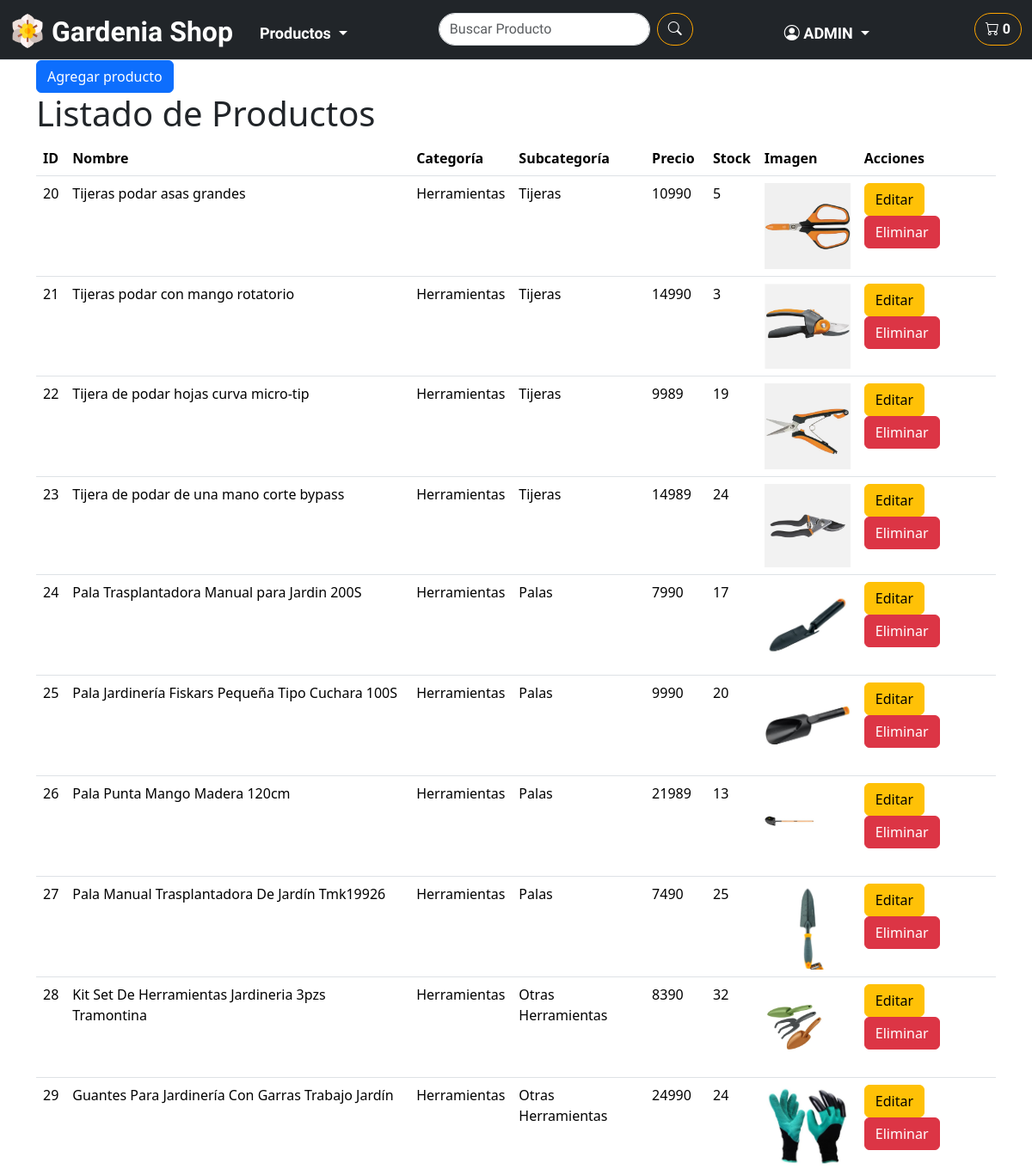
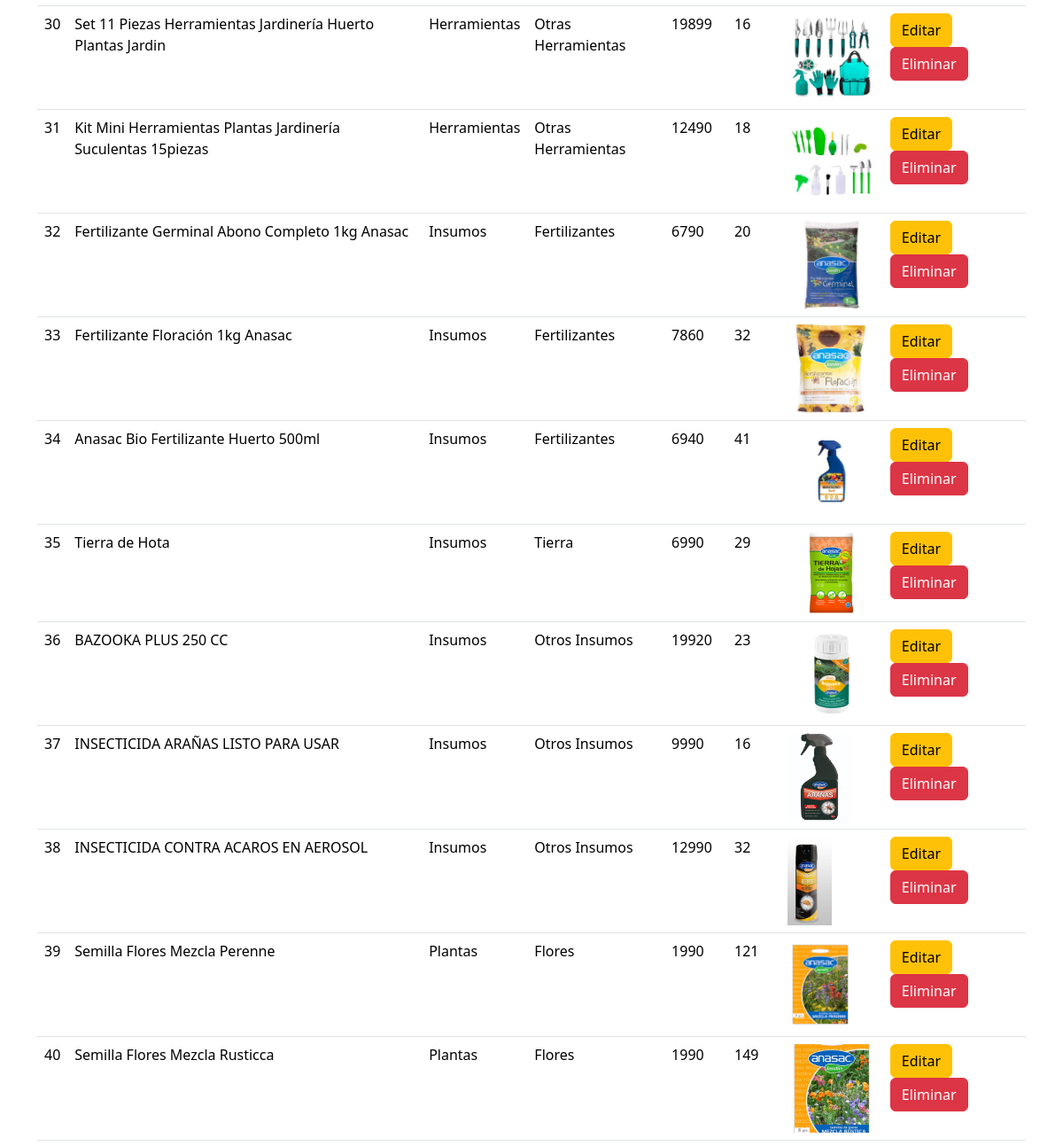
Before: /shopWeb/admin/productos/ (signed in, upper part) with the older database file (2 pictures, top to bottom).
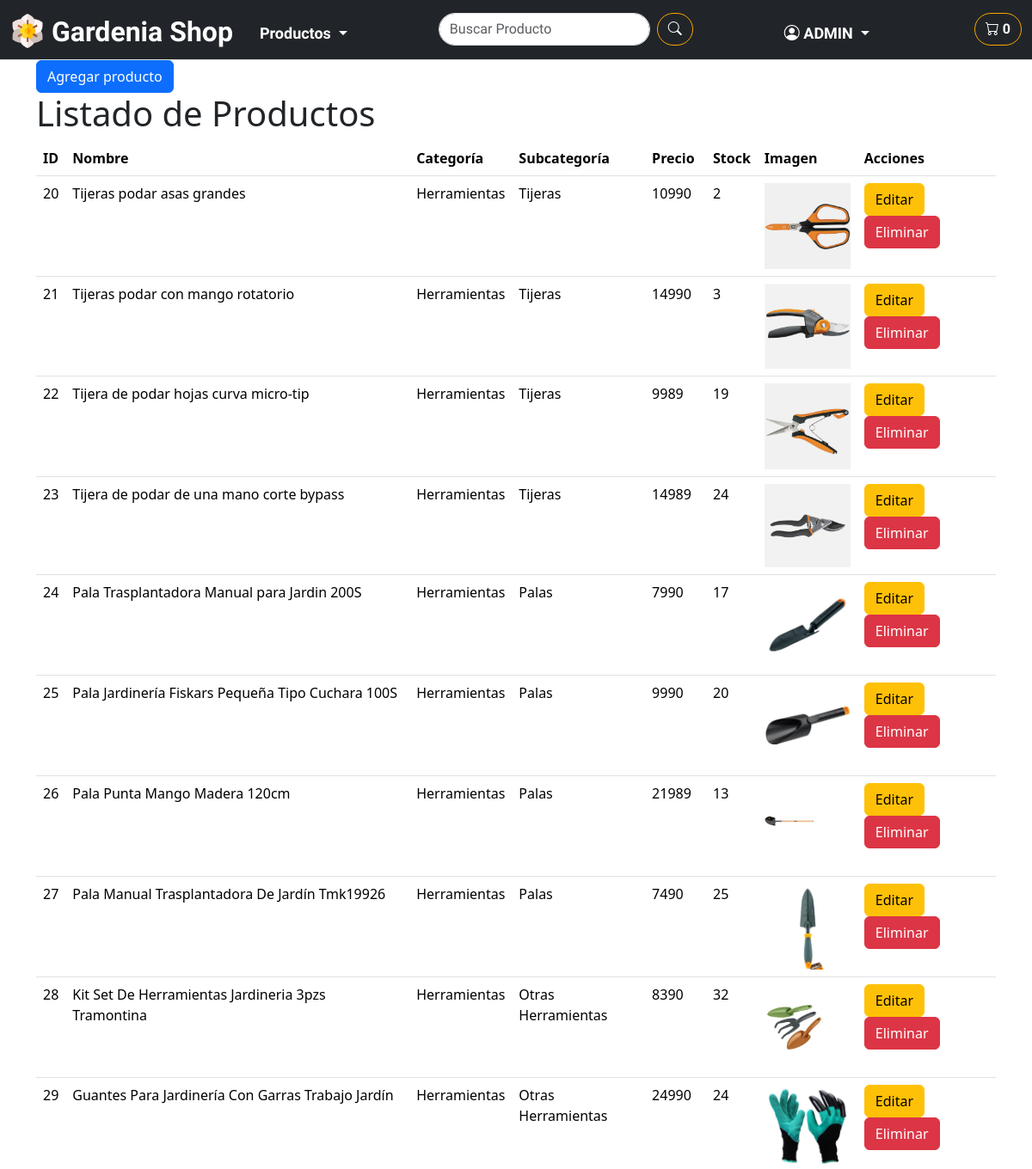
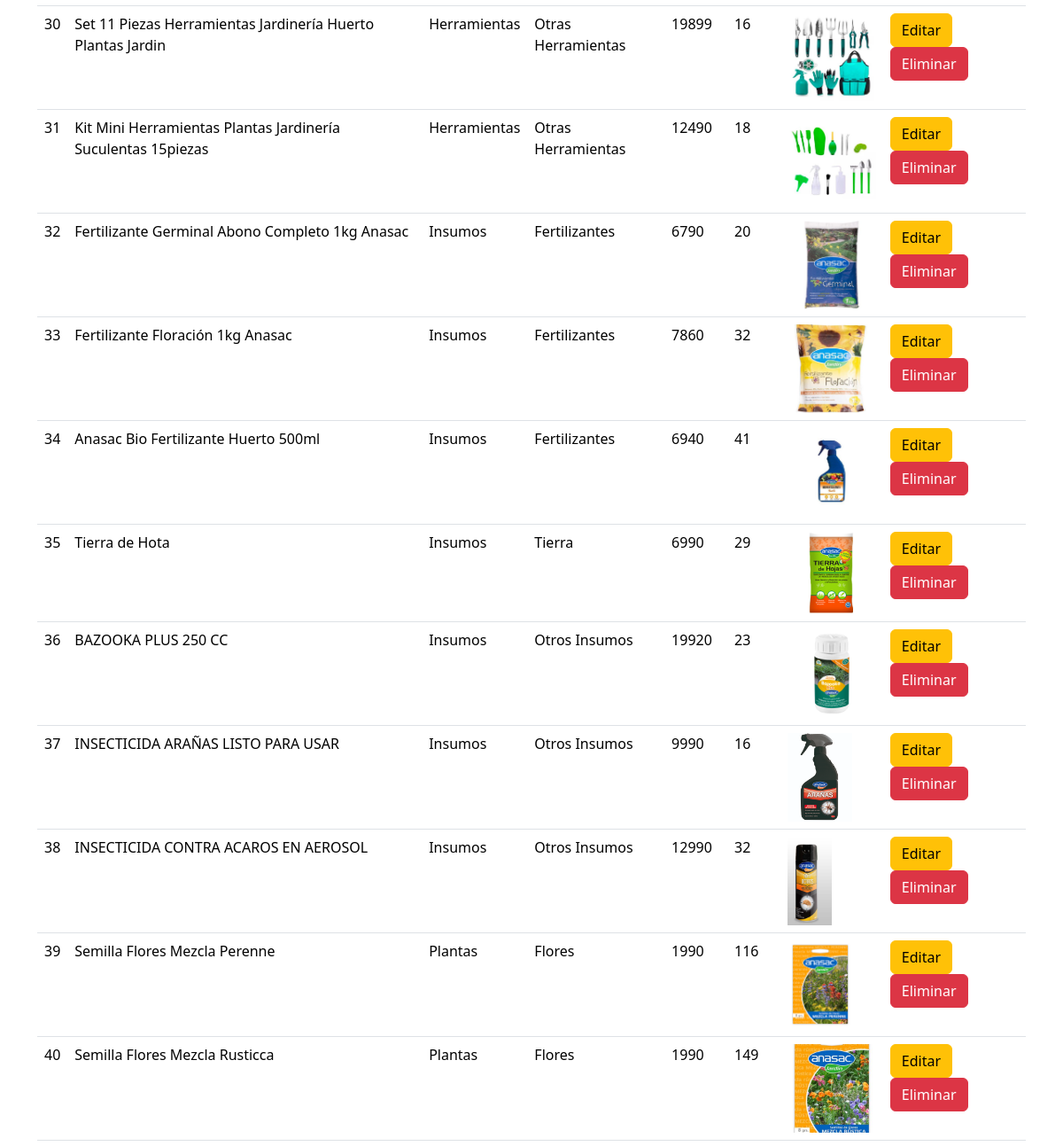
After: the same page with the newer database file (2 pictures, top to bottom).
### shopWeb/models.py (models this page shows, shortened)
class Producto(models.Model):
    id_categoria = models.ForeignKey(Categoria, on_delete=models.CASCADE, related_name='categoria_producto')
    id_subcategoria = models.ForeignKey(SubCategoria, on_delete=models.CASCADE, related_name='subcategoria_producto')
    id_producto = models.AutoField(primary_key=True)
    nombre = models.CharField(max_length=80)
    precio = models.IntegerField()
    stock = models.IntegerField()
    descripcion = models.CharField(max_length=250, blank=True, null=True)
    img = models.ImageField(upload_to='productos/', null=True, blank=True)

class Categoria(models.Model):
    categoria_id = models.AutoField(primary_key=True)
    categoria_nombre = models.CharField( max_length=50)

class SubCategoria(models.Model):
    subcategoria_id = models.AutoField(primary_key=True)
    categoria = models.ForeignKey(Categoria, on_delete=models.CASCADE, related_name='categorias_productos')
    subcategoria_nombre = models.CharField(max_length=50)

### shopWeb/views.py (the view)
# urls.py: path('productos/', views.all_productos_view, name='productos'),
@login_required
@user_passes_test(es_admin)
def productos(request):
    productos = Producto.objects.all()
    return render(request, 'shopWeb/admin/productos.html', {'productos': productos})

### shopWeb/views.py (called while the page is built)
def es_admin(user):
    return user.is_staff

### shopWeb/templates/shopWeb/admin/productos.html (shortened to what this page needs)
{% extends 'shopWeb/layouts/base.html' %}
{% load static %}
{% block content %}
<div class="container">
    <a href="{% url 'agregar_producto' %}"
        class="btn btn-primary">Agregar producto</a>
    <h1>Listado de Productos</h1>
    <table class="table">
        <thead>
            <tr>
                <th>ID</th>
                <th>Nombre</th>
                <th>Categoría</th>
                <th>Subcategoría</th>
                <th>Precio</th>
                <th>Stock</th>
                <th>Imagen</th>
                <th>Acciones</th>
            </tr>
        </thead>
        <tbody>
            {% for producto in productos %}
            <tr>
                <td>{{ producto.id_producto }}</td>
                <td>{{ producto.nombre }}</td>
                <td>{{ producto.id_categoria.categoria_nombre }}</td>
                <td>{{ producto.id_subcategoria.subcategoria_nombre }}</td>
                <td>{{ producto.precio }}</td>
                <td>{{ producto.stock }}</td>
                <td>
                    {% if producto.img %}
                        <img src="{{ producto.img.url }}"
                            alt="{{ producto.nombre }}"
                            style="max-width: 100px; max-height: 100px;">
                    {% else %}
                        No image
                    {% endif %}
                </td>
                <td>
                    <a
                        href="{% url 'editar_producto' producto.id_producto %}"
                        class="btn btn-warning">Editar</a>
                        <a href="{% url 'eliminar_producto' producto.id_producto %}" class="btn btn-danger" onclick="return confirm('¿Estás seguro de que deseas eliminar este producto?');">Eliminar</a>
                </td>
            </tr>
            {% endfor %}
        </tbody>
    </table>
</div>
{% endblock %}

Changed rows visible on the page:
changed Producto "Tijeras podar asas grandes": stock "5" → "2"
changed Producto "Semilla Flores Mezcla Perenne": stock "121" → "116"
